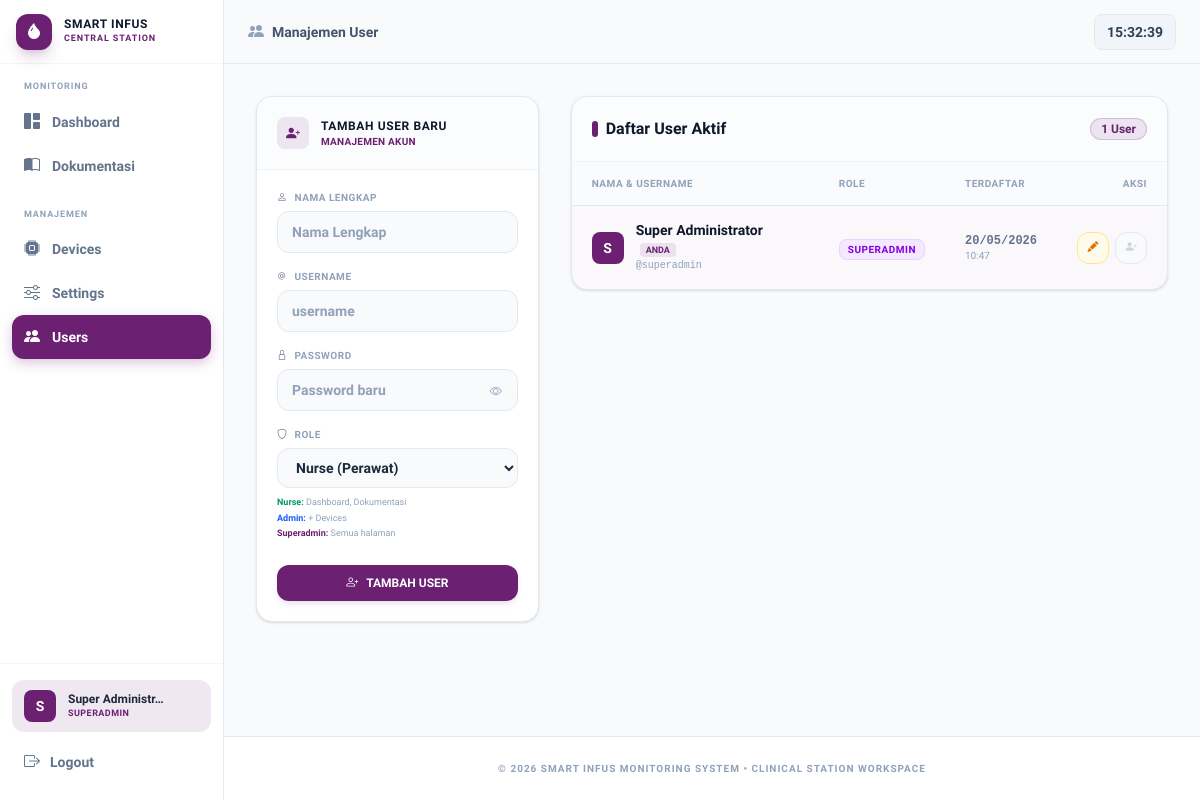
/users.php (signed in), run on the app's committed database.
### tables this page shows
CREATE TABLE IF NOT EXISTS `users` (
  `id`         INT(11)      NOT NULL AUTO_INCREMENT,
  `username`   VARCHAR(50)  NOT NULL UNIQUE,
  `password`   VARCHAR(255) NOT NULL,
  `nama`       VARCHAR(100) NOT NULL DEFAULT '',
  `role`       ENUM('superadmin','admin','nurse') NOT NULL DEFAULT 'nurse',
  `aktif`      TINYINT(1)   NOT NULL DEFAULT 1,
  `created_at` TIMESTAMP    NOT NULL DEFAULT CURRENT_TIMESTAMP,
  PRIMARY KEY (`id`)
);

### users.php (the view, shortened to what the rows shown need)
<?php
require_once __DIR__ . '/config/auth.php';
$db      = getDB();
if (!function_exists('esc')) {
    function esc($string) {
        return htmlspecialchars($string ?? '', ENT_QUOTES, 'UTF-8');
    }
}
$currentUser = getCurrentUser();
$currentId   = (int)($currentUser['id'] ?? 0);
$editUser = null;
$users = $db->query("SELECT * FROM users WHERE aktif = 1 ORDER BY id ASC")->fetchAll();
?>
<!DOCTYPE html>
<html lang="id">
<head>
  <link rel="stylesheet" href="assets/css/style.css" />
  <link rel="stylesheet" href="https://cdn.jsdelivr.net/npm/bootstrap-icons@1.11.3/font/bootstrap-icons.min.css" />
</head>
<body class="bg-slate-50 text-slate-800 min-h-screen flex flex-col selection:bg-[#6b2072]/10 selection:text-[#6b2072]">
  <?php require __DIR__ . '/config/navbar.php'; ?>
  <main class="max-w-7xl mx-auto w-full px-4 sm:px-6 lg:px-8 py-8 flex-1">
    <div class="grid grid-cols-1 lg:grid-cols-3 gap-8 items-start">
      <div class="bg-white border border-slate-200 rounded-2xl shadow-sm overflow-hidden lg:sticky lg:top-24">
        <div class="p-5 border-b border-slate-100 bg-slate-50/50 flex items-center gap-3">
          <div>
            <h2 class="text-xs font-black text-slate-900 tracking-wider uppercase"><?= $editUser ? 'Edit User' : 'Tambah User Baru' ?></h2>
          </div>
        </div>
      </div>
      <div class="bg-white border border-slate-200 rounded-2xl shadow-sm overflow-hidden lg:col-span-2">
        <div class="p-5 border-b border-slate-100 bg-slate-50/50 flex items-center justify-between">
          <div>
            <h2 class="text-base font-bold text-slate-900 flex items-center gap-2">
              <span class="w-1.5 h-4 bg-[#6b2072] rounded-full inline-block"></span>
              Daftar User Aktif
            </h2>
          </div>
        </div>
        <div class="overflow-x-auto">
          <table class="w-full text-left border-collapse">
            <thead>
              <tr class="bg-slate-50/70 border-b border-slate-200 text-[10px] font-bold text-slate-400 tracking-wider uppercase">
                <th class="py-3.5 px-5">Nama &amp; Username</th>
                <th class="py-3.5 px-5">Role</th>
                <th class="py-3.5 px-5">Terdaftar</th>
                <th class="py-3.5 px-5 text-right">Aksi</th>
              </tr>
            </thead>
            <tbody class="divide-y divide-slate-100 text-sm">
              <?php foreach ($users as $u):
                $isMe = (int)$u['id'] === $currentId;
                $roleBg = match($u['role']) {
                    'superadmin' => 'bg-purple-100 text-purple-700 border-purple-200',
                    'admin'      => 'bg-blue-100 text-blue-700 border-blue-200',
                    'nurse'      => 'bg-emerald-100 text-emerald-700 border-emerald-200',
                    default      => 'bg-slate-100 text-slate-600 border-slate-200',
                };
                $roleLabel = match($u['role']) {
                    'superadmin' => 'Superadmin',
                    'admin'      => 'Admin',
                    'nurse'      => 'Nurse',
                    default      => ucfirst($u['role']),
                };
              ?>
              <tr class="hover:bg-slate-50/60 transition-colors <?= $isMe ? 'bg-[#6b2072]/3' : '' ?>">
                <td class="py-4 px-5">
                  <div class="flex items-center gap-3">
                    <div class="w-8 h-8 rounded-lg flex items-center justify-center text-sm font-black text-white flex-shrink-0"
                         style="background:<?= $u['role'] === 'superadmin' ? '#6b2072' : ($u['role'] === 'admin' ? '#2563eb' : '#059669') ?>;">
                      <?= mb_strtoupper(mb_substr($u['nama'], 0, 1)) ?>
                    </div>
                    <div>
                      <div class="font-bold text-slate-900 leading-tight">
                        <?= esc($u['nama']) ?>
                        <?php if ($isMe): ?><span class="ml-1 text-[9px] font-black text-[#6b2072] bg-[#6b2072]/10 px-1.5 py-0.5 rounded">ANDA</span><?php endif; ?>
                      </div>
                      <div class="text-[10px] font-mono text-slate-400 mt-0.5">@<?= esc($u['username']) ?></div>
                    </div>
                  </div>
                </td>
                <td class="py-4 px-5">
                  <span class="text-[10px] font-black px-2 py-1 rounded-lg border <?= $roleBg ?> uppercase tracking-wider">
                    <?= $roleLabel ?>
                  </span>
                </td>
                <td class="py-4 px-5">
                  <div class="text-xs font-semibold text-slate-500 font-mono">
                    <?= date('d/m/Y', strtotime($u['created_at'])) ?>
                  </div>
                  <div class="text-[10px] text-slate-400"><?= date('H:i', strtotime($u['created_at'])) ?></div>
                </td>
                <td class="py-4 px-5 text-right">
                  <div class="flex items-center justify-end gap-1.5">
                    <a href="users.php?edit=<?= (int)$u['id'] ?>" title="Edit User"
                       class="w-8 h-8 bg-amber-50 border border-amber-200 text-amber-600 hover:bg-amber-500 hover:text-white rounded-xl flex items-center justify-center transition-all active:scale-90">
                      <i class="bi bi-pencil-fill text-[11px]"></i>
                    </a>
                    <?php if (!$isMe): ?>
                    <form method="POST" action="users.php" class="inline" id="form-deact-<?= (int)$u['id'] ?>">
                      <input type="hidden" name="action" value="deactivate" />
                      <input type="hidden" name="user_id" value="<?= (int)$u['id'] ?>" />
                      <button type="button" title="Nonaktifkan"
                              onclick="confirmAction({icon:'person-x-fill',iconBg:'#fee2e2',iconColor:'#dc2626',title:'Nonaktifkan User',sub:'<?= esc(addslashes($u['nama'])) ?>',body:'<p>User <strong><?= esc(addslashes($u['nama'])) ?></strong> akan dinonaktifkan dan tidak bisa login.<br><br>Akun tidak dihapus — bisa diaktifkan kembali.</p>',confirmLabel:'<i class=\'bi bi-person-x-fill\'></i> Ya, Nonaktifkan',confirmStyle:'background:#dc2626;color:#fff;',formId:'form-deact-<?= (int)$u['id'] ?>'})"
                              class="w-8 h-8 bg-rose-50 border border-rose-200 text-rose-600 hover:bg-rose-500 hover:text-white rounded-xl flex items-center justify-center cursor-pointer transition-all active:scale-90">
                        <i class="bi bi-person-x-fill text-[11px]"></i>
                      </button>
                    </form>
                    <?php else: ?>
                    <div class="w-8 h-8 bg-slate-50 border border-slate-200 text-slate-300 rounded-xl flex items-center justify-center cursor-not-allowed" title="Tidak bisa nonaktifkan diri sendiri">
                      <i class="bi bi-person-x-fill text-[11px]"></i>
                    </div>
                    <?php endif; ?>
                  </div>
                </td>
              </tr>
              <?php endforeach; ?>
            </tbody>
          </table>
        </div>
      </div>
    </div>
  </main>
</body>
</html>

### config/navbar.php (shortened to what the rows shown need)
<?php
require_once __DIR__ . '/auth.php';
$_isLoggedIn  = isLoggedIn();
$_user        = getCurrentUser();
$_userRole    = $_user['role'] ?? '';
$_userName    = $_user['nama'] ?? '';
$_roleLabel = match($_userRole) {
    'superadmin' => 'Superadmin',
    'admin'      => 'Admin',
    'nurse'      => 'Nurse',
    default      => '',
};
$_roleColor = match($_userRole) {
    'superadmin' => '#6b2072',
    'admin'      => '#2563eb',
    'nurse'      => '#059669',
    default      => '#94a3b8',
};
$_roleBg = match($_userRole) {
    'superadmin' => 'rgba(107,32,114,0.10)',
    'admin'      => 'rgba(37,99,235,0.10)',
    'nurse'      => 'rgba(5,150,105,0.10)',
    default      => 'rgba(148,163,184,0.10)',
};
$_displayName = mb_strlen($_userName) > 16 ? mb_substr($_userName, 0, 15) . '…' : $_userName;
?>
<aside id="app-sidebar"
  class="hidden md:flex flex-col fixed top-0 left-0 h-screen w-56 z-40"
  style="background:#fff;border-right:1px solid #e2e8f0;">
  <div class="flex-shrink-0 px-3 py-4 border-t border-slate-100">
    <?php if ($_isLoggedIn): ?>
    <div class="flex items-center gap-3 px-3 py-2.5 rounded-xl mb-2"
         style="background:<?= $_roleBg ?>;">
      <div class="w-8 h-8 rounded-lg flex items-center justify-center text-sm font-black text-white flex-shrink-0"
           style="background:<?= $_roleColor ?>;">
        <?= mb_strtoupper(mb_substr($_userName ?: $_roleLabel, 0, 1)) ?>
      </div>
      <div class="min-w-0 flex-1">
        <div class="text-xs font-bold text-slate-800 truncate leading-tight"><?= htmlspecialchars($_displayName ?: 'User') ?></div>
        <div class="text-[9px] font-black uppercase tracking-wider" style="color:<?= $_roleColor ?>;"><?= htmlspecialchars($_roleLabel) ?></div>
      </div>
    </div>
    <a href="logout.php"
       onclick="confirmLogout('logout.php'); return false;"
       class="flex items-center gap-2.5 w-full px-3 py-2.5 rounded-xl text-sm font-semibold text-slate-500 transition-all"
       onmouseover="this.style.background='#fef2f2';this.style.color='#dc2626';"
       onmouseout="this.style.background='';this.style.color='#64748b';">
      <i class="bi bi-box-arrow-right text-base"></i><span>Logout</span>
    </a>
    <?php endif; ?>
  </div>
</aside>

### data on the page
users: nama "S", nama "Super Administr…", role "SUPERADMIN", nama "Super Administrator", shows "ANDA", username "superadmin", created_at "20/05/2026", created_at "10:47"

### other printed values
$label "Dashboard Devices Settings Users"
$pageTitle['label'] "Manajemen User"
count($users) "1"
